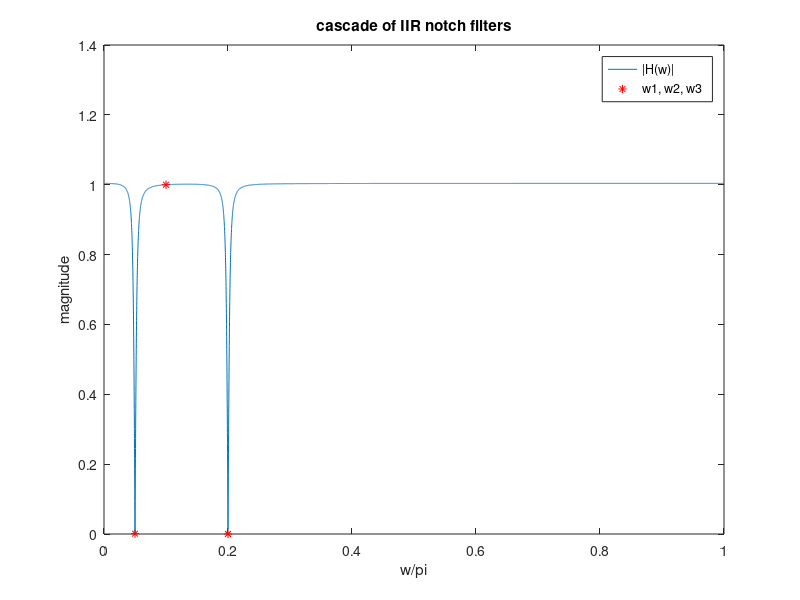

Write the MATLAB code that produced this figure.
b = [0.984011,-3.535954,5.113142,-3.535954,0.984011];
a = [1,-3.557832,5.093644,-3.487380,0.960788];
dom = linspace(0,pi,9999);
Hz = abs(freqz(b,a,dom));

w1 = .05*pi;
w2 = .1*pi;
w3 = .2*pi;

hnum1 = b(1)+b(2)*exp(w1*1i)+b(3)*exp(w1*1i)^2+b(4)*exp(w1*1i)^3+b(5)*exp(w1*1i)^4;
hden1 = a(1)+a(2)*exp(w1*1i)+a(3)*exp(w1*1i)^2+a(4)*exp(w1*1i)^3+a(5)*exp(w1*1i)^4;
hnum2 = b(1)+b(2)*exp(w2*1i)+b(3)*exp(w2*1i)^2+b(4)*exp(w2*1i)^3+b(5)*exp(w2*1i)^4;
hden2 = a(1)+a(2)*exp(w2*1i)+a(3)*exp(w2*1i)^2+a(4)*exp(w2*1i)^3+a(5)*exp(w2*1i)^4;
hnum3 = b(1)+b(2)*exp(w3*1i)+b(3)*exp(w3*1i)^2+b(4)*exp(w3*1i)^3+b(5)*exp(w3*1i)^4;
hden3 = a(1)+a(2)*exp(w3*1i)+a(3)*exp(w3*1i)^2+a(4)*exp(w3*1i)^3+a(5)*exp(w3*1i)^4;

h1 = abs(hnum1/(hden1));
h2 = abs((hnum2/hden2));
h3 = abs((hnum3/hden3));

figure
plot(dom/pi,Hz);
hold on
plot(.05, h1, 'r*');
plot(.1, h2, 'r*');
plot(.2, h3, 'r*');

title('cascade of IIR notch filters')
xlabel('w/pi')
ylabel('magnitude')
legend('|H(w)|','w1, w2, w3')

hold off